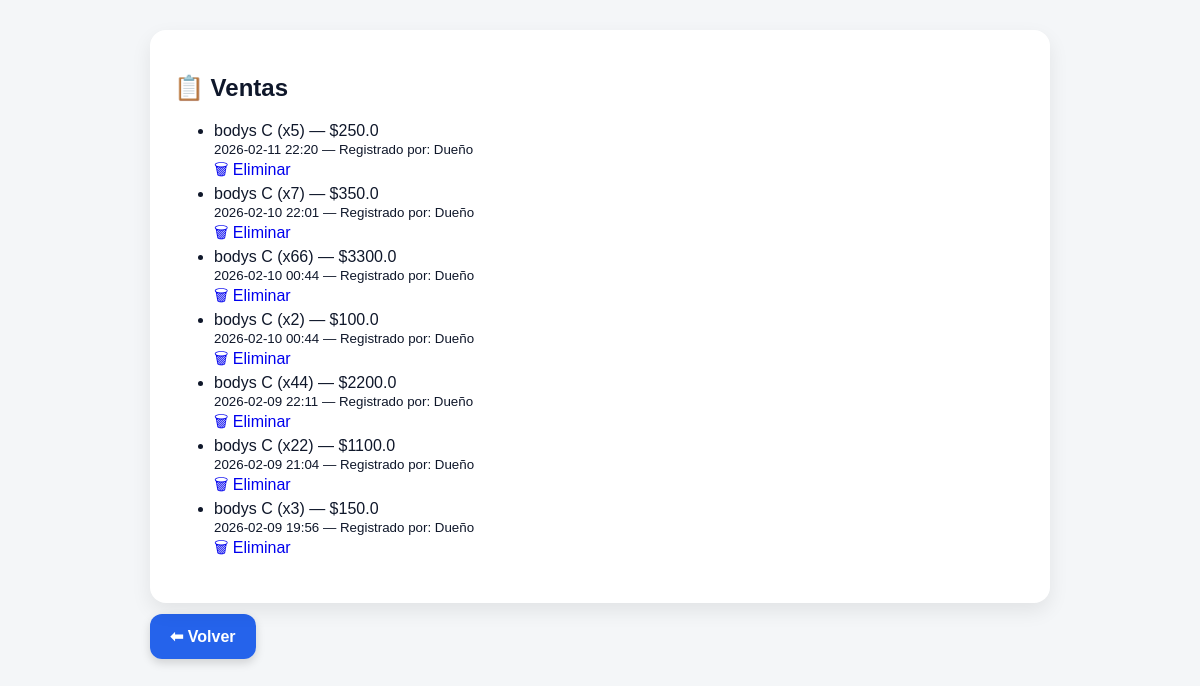
/ventas (signed in), run on the app's committed database.
### tables this page shows
CREATE TABLE ventas (
        id INTEGER PRIMARY KEY AUTOINCREMENT,
        producto_id INTEGER,
        cantidad INTEGER NOT NULL,
        total REAL NOT NULL,
        fecha TEXT NOT NULL,
        usuario_id INTEGER NOT NULL DEFAULT 1
    );

CREATE TABLE productos (
        id INTEGER PRIMARY KEY AUTOINCREMENT,
        nombre TEXT NOT NULL,
        precio REAL NOT NULL,
        stock INTEGER NOT NULL DEFAULT 0
    );

CREATE TABLE usuarios (
        id INTEGER PRIMARY KEY AUTOINCREMENT,
        nombre TEXT NOT NULL,
        rol TEXT NOT NULL CHECK (rol IN ('dueno','operadora')),
        activo INTEGER NOT NULL DEFAULT 1
    , password_hash TEXT, password TEXT);

### backend/app.py (the view, shortened to what this page needs)
@app.route("/ventas")
def ventas():
    if not requiere_operadora():
        return redirect("/login")
    conn = conectar()
    cursor = conn.cursor()
    if session.get("rol") == "dueno":
        cursor.execute("""
            SELECT v.id, p.nombre, v.cantidad, v.total, v.fecha, u.nombre
            FROM ventas v
            JOIN productos p ON p.id = v.producto_id
            JOIN usuarios u ON u.id = v.usuario_id
            ORDER BY v.id DESC
        """)
    ventas = cursor.fetchall()
    conn.close()
    return render_template("ventas.html", ventas=ventas)

### backend/app.py (called while the page is built)
def conectar():
    return sqlite3.connect(DB_PATH)

def requiere_operadora():
    if session.get("rol") not in ("operadora", "dueno"):
        return False
    return True

### frontend/templates/ventas.html (shortened to what this page needs)
<!DOCTYPE html>
<html lang="es">
<head>
    <link rel="stylesheet" href="/static/css/style.css">
</head>
<body>
<div class="container">
    <div class="card">
        <h2>📋 Ventas</h2>
        {% if ventas %}
            <ul>
                {% for v in ventas %}
                    <li>
                        {{ v[1] }} (x{{ v[2] }}) — ${{ v[3] }} <br>
                        <small>
                            {{ v[4] }} — Registrado por: {{ v[5] }}
                        </small>
                        {% if session["rol"] == "dueno" %}
                            <br>
                            <a href="/ventas/eliminar/{{ v[0] }}"
                            onclick="return confirm('¿Eliminar esta venta?')">
                            🗑 Eliminar
                            </a>
                        {% endif %}
                    </li>
                {% endfor %}
            </ul>
        {% else %}
            <p>No hay ventas registradas.</p>
        {% endif %}
    </div>
    <a href="/"class="btn-accion">⬅ Volver</button></a>
</div>
</body>
</html>

### frontend/static/css/style.css (style rules this page uses)
body { font-family: Arial, sans-serif; background: #f4f6f8; margin: 0; padding: 0; }
.container { max-width: 900px; margin: auto; padding: 30px; }
.btn-accion { background: #2f80ed; color: white; padding: 14px 20px; border-radius: 12px; text-decoration: none; font-weight: bold; box-shadow: 0 4px 10px rgba(0,0,0,.15); }
.card { background: #ffffff; border-radius: 16px; padding: 24px; box-shadow: 0 8px 20px rgba(0,0,0,.08); margin-bottom: 24px; }
:root { --color-primary: #2563eb; --color-primary-dark: #1d4ed8; --color-danger: #e63946; --bg-main: #f4f6f8; --text-main: #0f172a; --text-muted: #64748b; --radius-lg: 16px; --radius-md: 12px; --radius-sm: 8px; }
body { background: var(--bg-main); color: var(--text-main); }
.btn-accion, .btn-primary { background: var(--color-primary); border-radius: var(--radius-md); transition: 0.2s; }
.card, .resumen { border-radius: var(--radius-lg); }
h1, h2, h3 { color: var(--text-main); }
a { text-decoration: none; }
.card { animation: fadeUp 0.5s ease forwards; }
.card { transition: transform 0.2s ease, box-shadow 0.2s ease; }
.btn-accion { transition: transform 0.15s ease, box-shadow 0.15s ease; }

### data on the page
ventas: nombre "bodys C", cantidad "5", total "250.0", fecha "2026-02-11 22:20", nombre "Dueño"
ventas: nombre "bodys C", cantidad "7", total "350.0", fecha "2026-02-10 22:01", nombre "Dueño"
ventas: nombre "bodys C", cantidad "66", total "3300.0", fecha "2026-02-10 00:44", nombre "Dueño"
ventas: nombre "bodys C", cantidad "2", total "100.0", fecha "2026-02-10 00:44", nombre "Dueño"
ventas: nombre "bodys C", cantidad "44", total "2200.0", fecha "2026-02-09 22:11", nombre "Dueño"
ventas: nombre "bodys C", cantidad "22", total "1100.0", fecha "2026-02-09 21:04", nombre "Dueño"
ventas: nombre "bodys C", cantidad "3", total "150.0", fecha "2026-02-09 19:56", nombre "Dueño"
